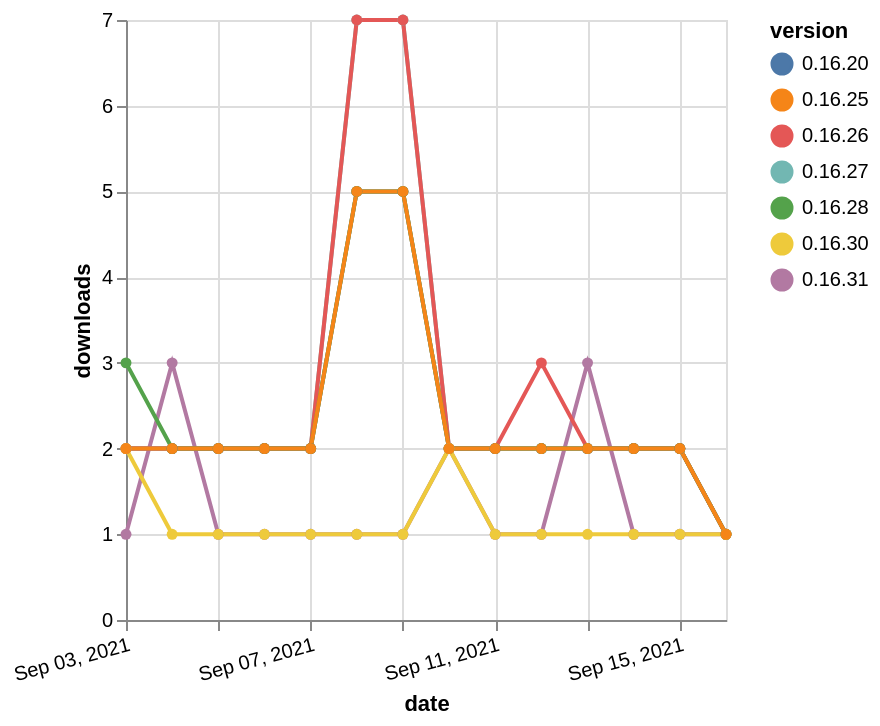

Here is the Vega-Lite specification saved for this chart:
### Vega-Lite specification from a JSON file in a GitHub repository (floating-point values rounded to 4 significant figures)
{"$schema": "https://vega.github.io/schema/vega-lite/v5.json", "description": "A simple bar chart with embedded data.", "data": {"values": [{"date": "2021-09-03", "total": 158, "delta": 1, "version": "0.16.31"}, {"date": "2021-09-04", "total": 161, "delta": 3, "version": "0.16.31"}, {"date": "2021-09-05", "total": 162, "delta": 1, "version": "0.16.31"}, {"date": "2021-09-06", "total": 163, "delta": 1, "version": "0.16.31"}, {"date": "2021-09-07", "total": 164, "delta": 1, "version": "0.16.31"}, {"date": "2021-09-08", "total": 165, "delta": 1, "version": "0.16.31"}, {"date": "2021-09-09", "total": 166, "delta": 1, "version": "0.16.31"}, {"date": "2021-09-10", "total": 168, "delta": 2, "version": "0.16.31"}, {"date": "2021-09-11", "total": 169, "delta": 1, "version": "0.16.31"}, {"date": "2021-09-12", "total": 170, "delta": 1, "version": "0.16.31"}, {"date": "2021-09-13", "total": 173, "delta": 3, "version": "0.16.31"}, {"date": "2021-09-14", "total": 174, "delta": 1, "version": "0.16.31"}, {"date": "2021-09-15", "total": 175, "delta": 1, "version": "0.16.31"}, {"date": "2021-09-16", "total": 176, "delta": 1, "version": "0.16.31"}, {"date": "2021-09-03", "total": 1406, "delta": 2, "version": "0.16.27"}, {"date": "2021-09-04", "total": 1408, "delta": 2, "version": "0.16.27"}, {"date": "2021-09-05", "total": 1410, "delta": 2, "version": "0.16.27"}, {"date": "2021-09-06", "total": 1412, "delta": 2, "version": "0.16.27"}, {"date": "2021-09-07", "total": 1414, "delta": 2, "version": "0.16.27"}, {"date": "2021-09-08", "total": 1421, "delta": 7, "version": "0.16.27"}, {"date": "2021-09-09", "total": 1428, "delta": 7, "version": "0.16.27"}, {"date": "2021-09-10", "total": 1430, "delta": 2, "version": "0.16.27"}, {"date": "2021-09-11", "total": 1432, "delta": 2, "version": "0.16.27"}, {"date": "2021-09-12", "total": 1434, "delta": 2, "version": "0.16.27"}, {"date": "2021-09-13", "total": 1436, "delta": 2, "version": "0.16.27"}, {"date": "2021-09-14", "total": 1438, "delta": 2, "version": "0.16.27"}, {"date": "2021-09-15", "total": 1440, "delta": 2, "version": "0.16.27"}, {"date": "2021-09-16", "total": 1441, "delta": 1, "version": "0.16.27"}, {"date": "2021-09-03", "total": 1633, "delta": 2, "version": "0.16.20"}, {"date": "2021-09-04", "total": 1635, "delta": 2, "version": "0.16.20"}, {"date": "2021-09-05", "total": 1637, "delta": 2, "version": "0.16.20"}, {"date": "2021-09-06", "total": 1639, "delta": 2, "version": "0.16.20"}, {"date": "2021-09-07", "total": 1641, "delta": 2, "version": "0.16.20"}, {"date": "2021-09-08", "total": 1646, "delta": 5, "version": "0.16.20"}, {"date": "2021-09-09", "total": 1651, "delta": 5, "version": "0.16.20"}, {"date": "2021-09-10", "total": 1653, "delta": 2, "version": "0.16.20"}, {"date": "2021-09-11", "total": 1655, "delta": 2, "version": "0.16.20"}, {"date": "2021-09-12", "total": 1657, "delta": 2, "version": "0.16.20"}, {"date": "2021-09-13", "total": 1659, "delta": 2, "version": "0.16.20"}, {"date": "2021-09-14", "total": 1661, "delta": 2, "version": "0.16.20"}, {"date": "2021-09-15", "total": 1663, "delta": 2, "version": "0.16.20"}, {"date": "2021-09-16", "total": 1664, "delta": 1, "version": "0.16.20"}, {"date": "2021-09-03", "total": 1642, "delta": 2, "version": "0.16.26"}, {"date": "2021-09-04", "total": 1644, "delta": 2, "version": "0.16.26"}, {"date": "2021-09-05", "total": 1646, "delta": 2, "version": "0.16.26"}, {"date": "2021-09-06", "total": 1648, "delta": 2, "version": "0.16.26"}, {"date": "2021-09-07", "total": 1650, "delta": 2, "version": "0.16.26"}, {"date": "2021-09-08", "total": 1657, "delta": 7, "version": "0.16.26"}, {"date": "2021-09-09", "total": 1664, "delta": 7, "version": "0.16.26"}, {"date": "2021-09-10", "total": 1666, "delta": 2, "version": "0.16.26"}, {"date": "2021-09-11", "total": 1668, "delta": 2, "version": "0.16.26"}, {"date": "2021-09-12", "total": 1671, "delta": 3, "version": "0.16.26"}, {"date": "2021-09-13", "total": 1673, "delta": 2, "version": "0.16.26"}, {"date": "2021-09-14", "total": 1675, "delta": 2, "version": "0.16.26"}, {"date": "2021-09-15", "total": 1677, "delta": 2, "version": "0.16.26"}, {"date": "2021-09-16", "total": 1678, "delta": 1, "version": "0.16.26"}, {"date": "2021-09-03", "total": 1113, "delta": 3, "version": "0.16.28"}, {"date": "2021-09-04", "total": 1115, "delta": 2, "version": "0.16.28"}, {"date": "2021-09-05", "total": 1117, "delta": 2, "version": "0.16.28"}, {"date": "2021-09-06", "total": 1119, "delta": 2, "version": "0.16.28"}, {"date": "2021-09-07", "total": 1121, "delta": 2, "version": "0.16.28"}, {"date": "2021-09-08", "total": 1126, "delta": 5, "version": "0.16.28"}, {"date": "2021-09-09", "total": 1131, "delta": 5, "version": "0.16.28"}, {"date": "2021-09-10", "total": 1133, "delta": 2, "version": "0.16.28"}, {"date": "2021-09-11", "total": 1135, "delta": 2, "version": "0.16.28"}, {"date": "2021-09-12", "total": 1137, "delta": 2, "version": "0.16.28"}, {"date": "2021-09-13", "total": 1139, "delta": 2, "version": "0.16.28"}, {"date": "2021-09-14", "total": 1141, "delta": 2, "version": "0.16.28"}, {"date": "2021-09-15", "total": 1143, "delta": 2, "version": "0.16.28"}, {"date": "2021-09-16", "total": 1144, "delta": 1, "version": "0.16.28"}, {"date": "2021-09-03", "total": 161, "delta": 2, "version": "0.16.30"}, {"date": "2021-09-04", "total": 162, "delta": 1, "version": "0.16.30"}, {"date": "2021-09-05", "total": 163, "delta": 1, "version": "0.16.30"}, {"date": "2021-09-06", "total": 164, "delta": 1, "version": "0.16.30"}, {"date": "2021-09-07", "total": 165, "delta": 1, "version": "0.16.30"}, {"date": "2021-09-08", "total": 166, "delta": 1, "version": "0.16.30"}, {"date": "2021-09-09", "total": 167, "delta": 1, "version": "0.16.30"}, {"date": "2021-09-10", "total": 169, "delta": 2, "version": "0.16.30"}, {"date": "2021-09-11", "total": 170, "delta": 1, "version": "0.16.30"}, {"date": "2021-09-12", "total": 171, "delta": 1, "version": "0.16.30"}, {"date": "2021-09-13", "total": 172, "delta": 1, "version": "0.16.30"}, {"date": "2021-09-14", "total": 173, "delta": 1, "version": "0.16.30"}, {"date": "2021-09-15", "total": 174, "delta": 1, "version": "0.16.30"}, {"date": "2021-09-16", "total": 175, "delta": 1, "version": "0.16.30"}, {"date": "2021-09-03", "total": 1620, "delta": 2, "version": "0.16.25"}, {"date": "2021-09-04", "total": 1622, "delta": 2, "version": "0.16.25"}, {"date": "2021-09-05", "total": 1624, "delta": 2, "version": "0.16.25"}, {"date": "2021-09-06", "total": 1626, "delta": 2, "version": "0.16.25"}, {"date": "2021-09-07", "total": 1628, "delta": 2, "version": "0.16.25"}, {"date": "2021-09-08", "total": 1633, "delta": 5, "version": "0.16.25"}, {"date": "2021-09-09", "total": 1638, "delta": 5, "version": "0.16.25"}, {"date": "2021-09-10", "total": 1640, "delta": 2, "version": "0.16.25"}, {"date": "2021-09-11", "total": 1642, "delta": 2, "version": "0.16.25"}, {"date": "2021-09-12", "total": 1644, "delta": 2, "version": "0.16.25"}, {"date": "2021-09-13", "total": 1646, "delta": 2, "version": "0.16.25"}, {"date": "2021-09-14", "total": 1648, "delta": 2, "version": "0.16.25"}, {"date": "2021-09-15", "total": 1650, "delta": 2, "version": "0.16.25"}, {"date": "2021-09-16", "total": 1651, "delta": 1, "version": "0.16.25"}]}, "width": "container", "mark": {"type": "line", "point": {"filled": true}}, "encoding": {"x": {"field": "date", "type": "temporal", "timeUnit": "yearmonthdate", "title": "date", "axis": {"labelAngle": -15}}, "y": {"field": "delta", "type": "quantitative", "title": "downloads"}, "color": {"field": "version", "type": "nominal"}, "tooltip": {"field": "delta"}}}
